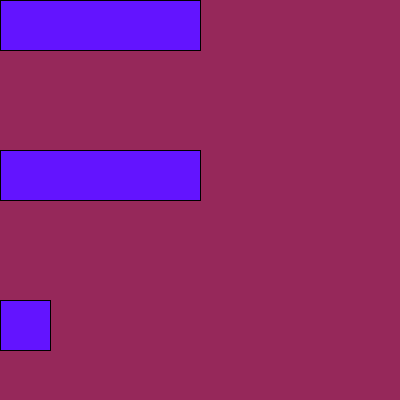
Frame 1 (no input)
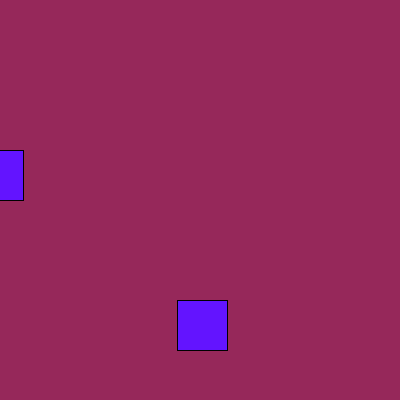
Frame 60 (the mouse pressed at the canvas centre just before this capture)
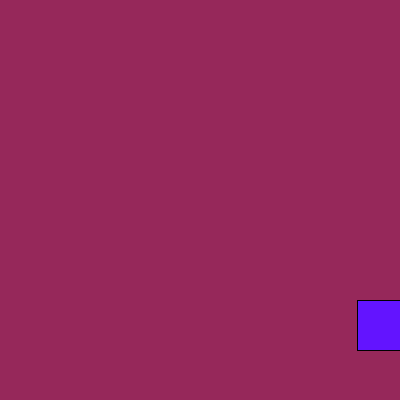
Frame 120 (the mouse held since frame 60 and released just before this capture)

The Processing sketch that drew these frames (run headless with seeded random() and noise(); from frame 60 on, the mouse is pressed at the canvas centre):

// Processing sketch: processing_14895
// ── processing_14895.pde

//declare the variable and give it a starting value
int xPosition = 0;
int yPosition = 0;
int zPosition = 0;
int speed = 4;

void setup(){
  size(400,400);
}

void draw(){
  background(150,40,90);
  fill(99,20,304);
  
  //draw a rectangle using the variable for the x position
  rect(xPosition,150,200,50);
  rect(yPosition,0,200,50);
  rect(zPosition,300,50,50);
    
  //change the value of xPosition
  xPosition = xPosition - 3;
  yPosition = yPosition + 20; 
  zPosition = zPosition + 3;
  
  //now check if we have reached the edge of the window
  if (xPosition > width){
    speed = speed * -1;
  } else if (xPosition < 10){
    speed = speed * -1;
  } 
}
